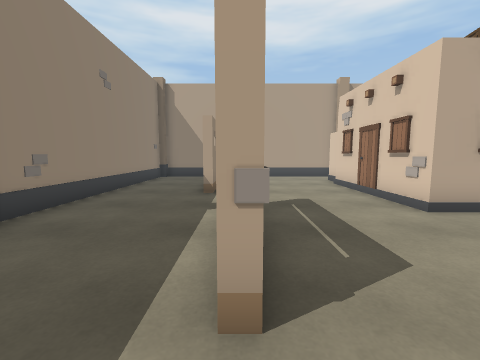
[1] (above)

24 first-person views from a walk through a Unity game level. The camera is 1.2 m above the floor, tilts 6° down and sees 90° across. The floor is counted in squares, 1 m on a side. Each view is taken from the middle of a square. On the plan, view 1 faces up. The plan holds only what a view shows up to about 12 squares ahead; the rest is blank. The place goes on beyond the plan. The player is left out. Some surface patterns are stand-ins.

[2]
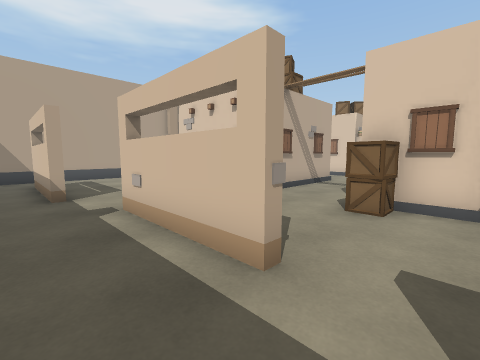

[3]
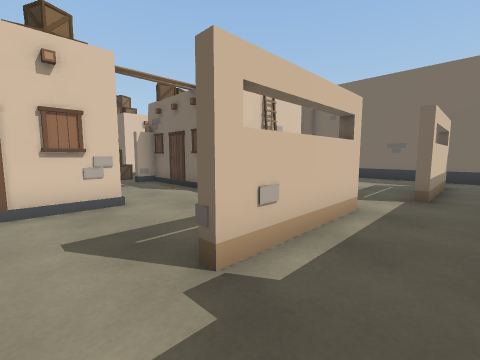

[4]
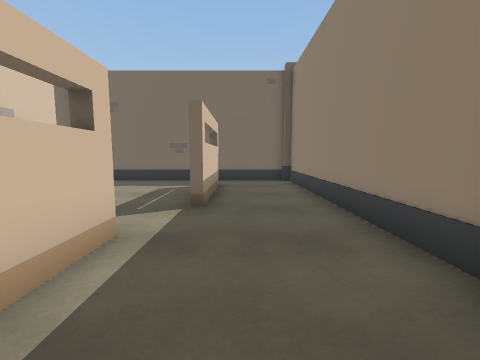

[5]
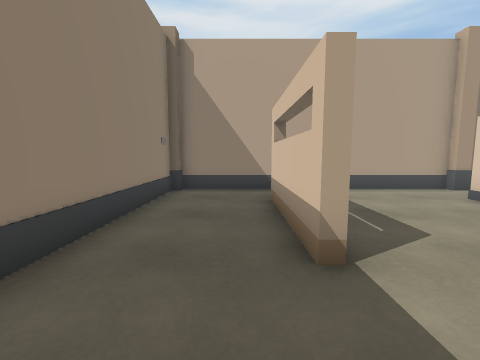

[6]
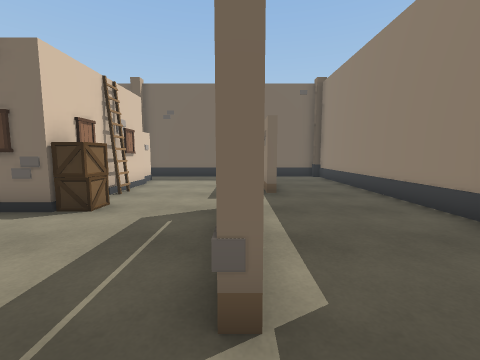

[7]
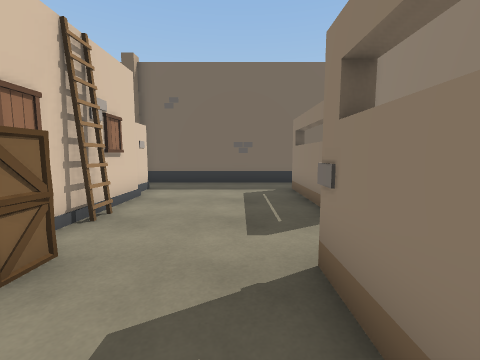

[8]
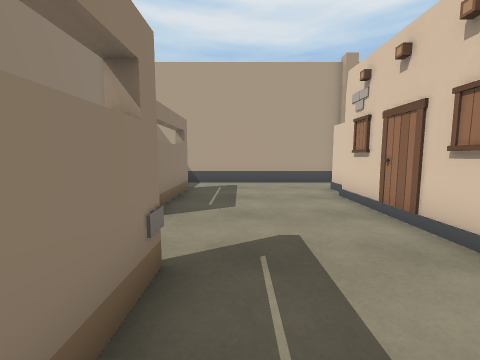

[9]
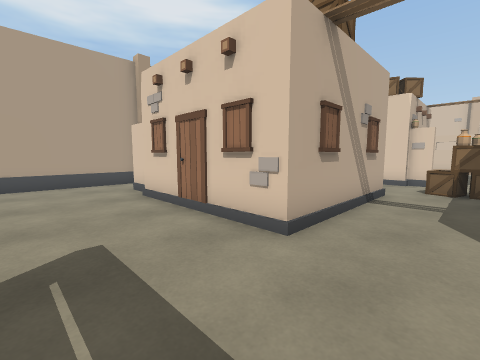

[10]
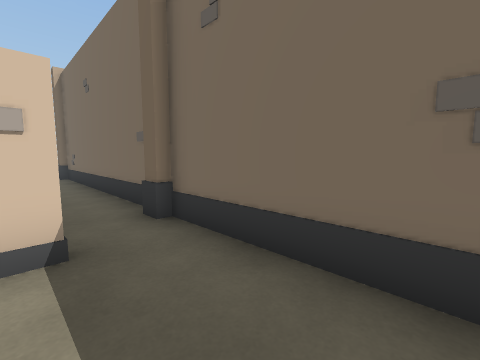

[11]
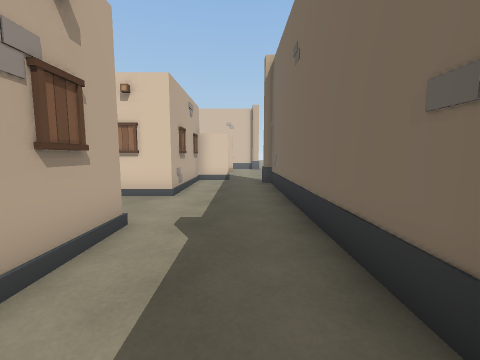

[12]
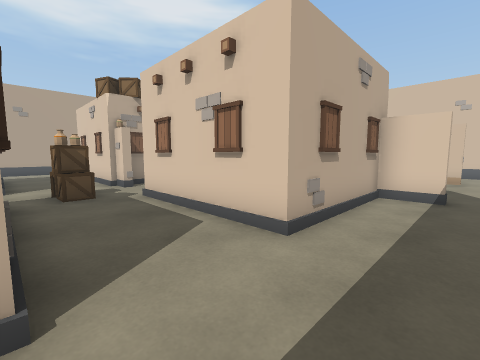

[13]
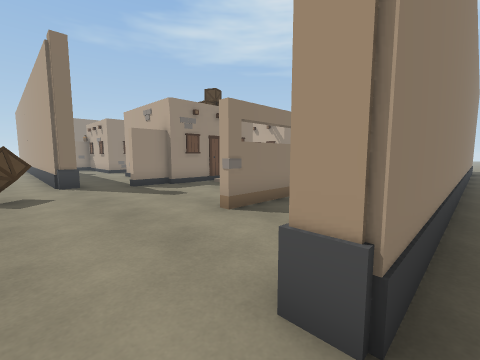

[14]
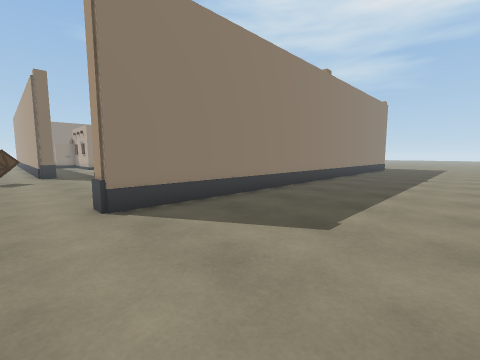

[15]
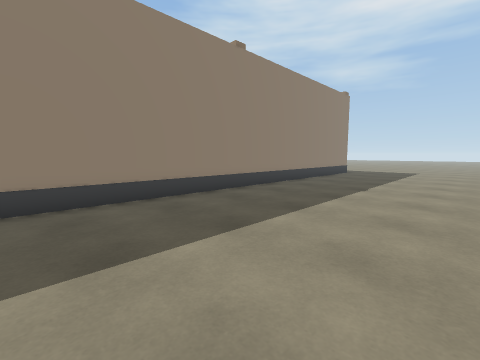

[16]
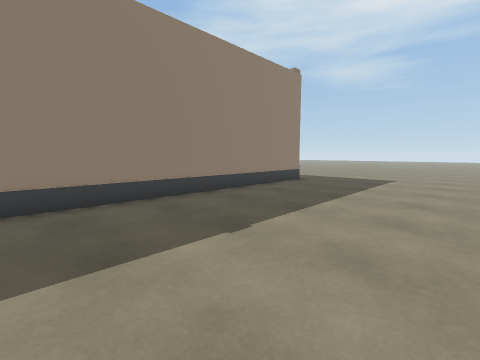

[17]
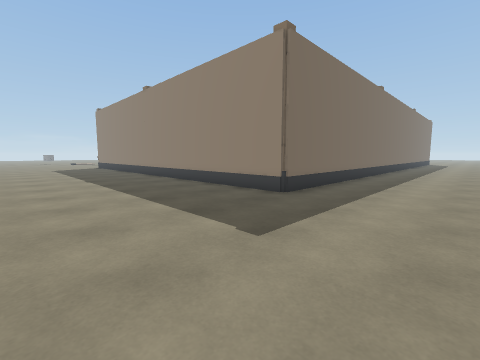

[18]
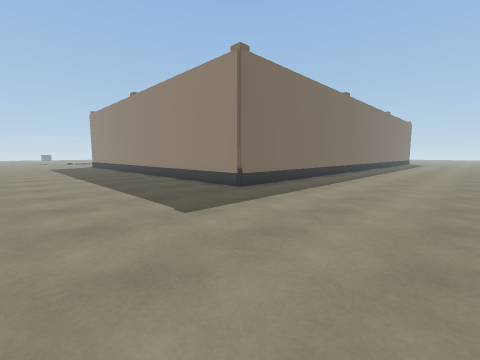

[19]
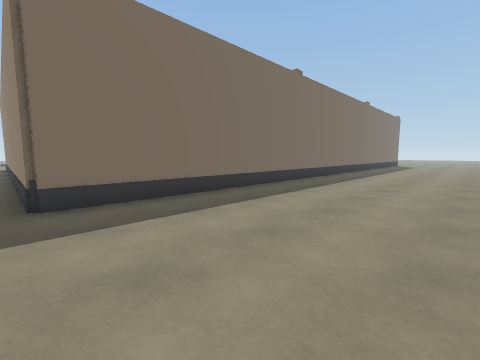

[20]
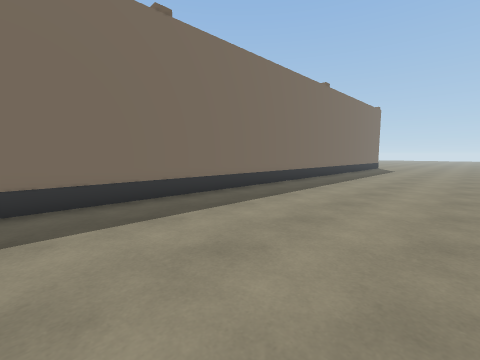

[21]
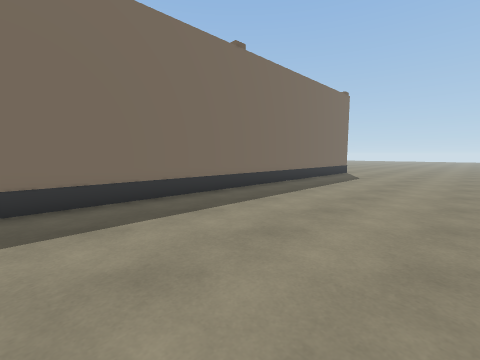

[22]
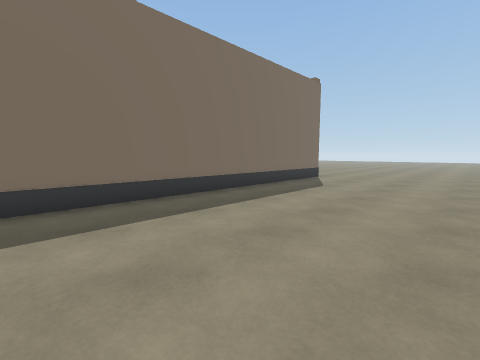

[23]
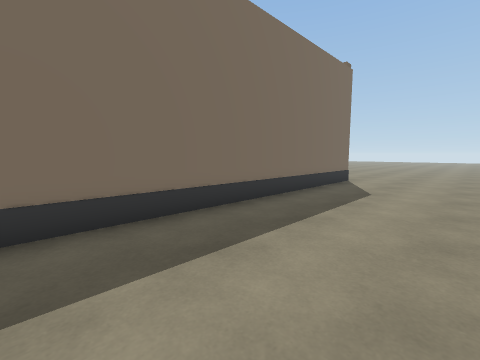

[24]
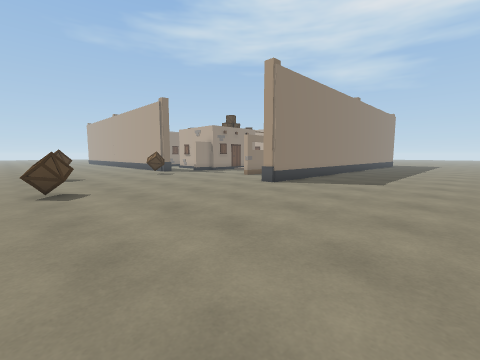

### Floor plan
Key: @ floor where view 1 was taken; # wall or solid block; . floor; B building; A box; O other object.
Columns run from 4 left of view 1 to 32 right of it. Each row starts with its distance up from view 1.
 20 .....................................
 19 .....................................
 18 .....................................
 17 .....................................
 16 .....................................
 15 .....................................
 14 ##############################.......
 13 ###########                  ##......
 12 #.........                    #......
 11 #..#....#                     #......
 10 #..#....#                     #......
  9 #..#....#     . B             #......
  8 #..#....#     . #             #......
  7 #.......#     . #             #......
  6 #.......#     . ##            #......
  5 #...O...######..O#            #......
  4 #...#.........AAO.            #......
  3 #...#........#AA.             #......
  2 #...O..AA#### ..#             #......
  1 #.......A     ..#              ......
  0 #...@...#    #..#    #        #......
 -1 #..#....#     ..#    #        #......
 -2 #..#....#    B..#    #..  #   #......
 -3 #..#....   ###..#B####... #.  #......
 -4 #..#....O ...........#....O..##......
 -5 #............................##......
 -6 ####################.........##......
 -7      #     #  ######.................
 -8                  ....OO..............
 -9                          ............
-10                         .............
-11                        ..............
-12                       ...............
-13                      OO..............
-14                      .O....OO........
-15                      ......O.........

Positions as (right, up) in squares from view 1, and headings:
1: (0, 0), facing up
2: (-2, 0), facing up-right
3: (-2, 7), facing down-right
4: (-2, 5), facing down
5: (-2, 5), facing up
6: (0, 7), facing down
7: (1, 4), facing down
8: (1, 3), facing up
9: (1, 3), facing up-right
10: (1, -4), facing down-right
11: (5, -5), facing right
12: (9, -5), facing up-right
13: (26, -8), facing up-left
14: (31, -8), facing up-left
15: (32, -3), facing up-left
16: (32, 3), facing up-left
17: (32, 18), facing down-left
18: (32, 20), facing down-left
19: (26, 20), facing down-left
20: (19, 20), facing down-left
21: (12, 20), facing down-left
22: (8, 20), facing down-left
23: (7, 18), facing down-left
24: (32, -15), facing up-left
